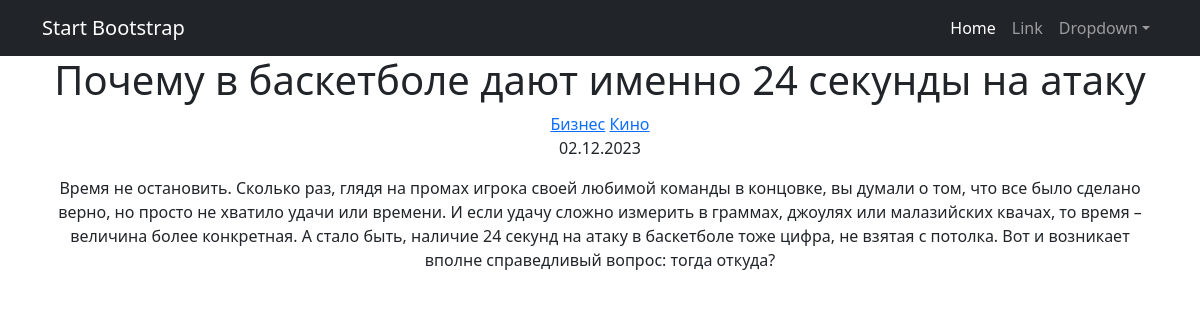
Screenshot of /news/3 with the database file from the repository.
### news/models.py (models this page shows, shortened)
class Post(models.Model):
    article = 'AR'
    news = 'NE'
    POSITIONS = [
        (article, 'Статья'),
        (news, 'Новость')
    ]
    author = models.ForeignKey(Author, on_delete=models.CASCADE)
    post_type = models.CharField(max_length=2, choices=POSITIONS, default=article)
    created_at = models.DateTimeField(auto_now_add=True)
    title = models.CharField(max_length=255)
    text = models.TextField()
    rating = models.IntegerField(default=0)
    category = models.ManyToManyField(Category, through='PostCategory')

class Category(models.Model):
    name = models.CharField(max_length=100, unique=True)
    subscribers = models.ManyToManyField(User, blank=True, related_name='categories')
    def __str__(self):
        return self.name

### news/views.py (the view)
# urls.py: path('<int:pk>', PostsDetail.as_view(), name='post_detail'),
class PostsDetail(DetailView):
    model = Post
    template_name = 'flatpages/post.html'
    context_object_name = 'post'
    def get_queryset(self):
        queryset = super(PostsDetail, self).get_queryset().select_related('author')
        return queryset
    def get_object(self, *args, **kwargs):
        obj = cache.get(f'post-{self.kwargs["pk"]}', None)
        if not obj:
            obj = super().get_object(queryset=self.queryset)
            cache.set(f'post-{self.kwargs["pk"]}', obj)
        return obj

### templates/flatpages/post.html (shortened to what this page needs)
{% extends 'flatpages/default.html' %}
{% load custom_filters %}
{% block content %}
<h1>{{ post.title }}</h1>
{% for category in post.category.all %}
    <a href="{% url 'category_list' category.id %}">{{ category}}</a>
{% endfor %}
<p>{{ post.created_at|date:"d.m.Y" }}</p>
<p>{{ post.text }}</p>
{% endblock content %}

### rows the page displays
Post: title "Почему в баскетболе дают именно 24 секунды на атаку", created_at "02.12.2023", text "Время не остановить. Сколько раз, глядя на промах игрока своей любимой команды в концовке, вы думали о том, что все было сделано верно, но просто не хватило удачи или времени. И если удачу сложно измерить в граммах, джоулях или малазийских квачах, то время – величина более конкретная. А стало быть, наличие 24 секунд на атаку в баскетболе тоже цифра, не взятая с потолка. Вот и возникает вполне справедливый вопрос: тогда откуда?"
Category: name "Бизнес"
Category: name "Кино"
